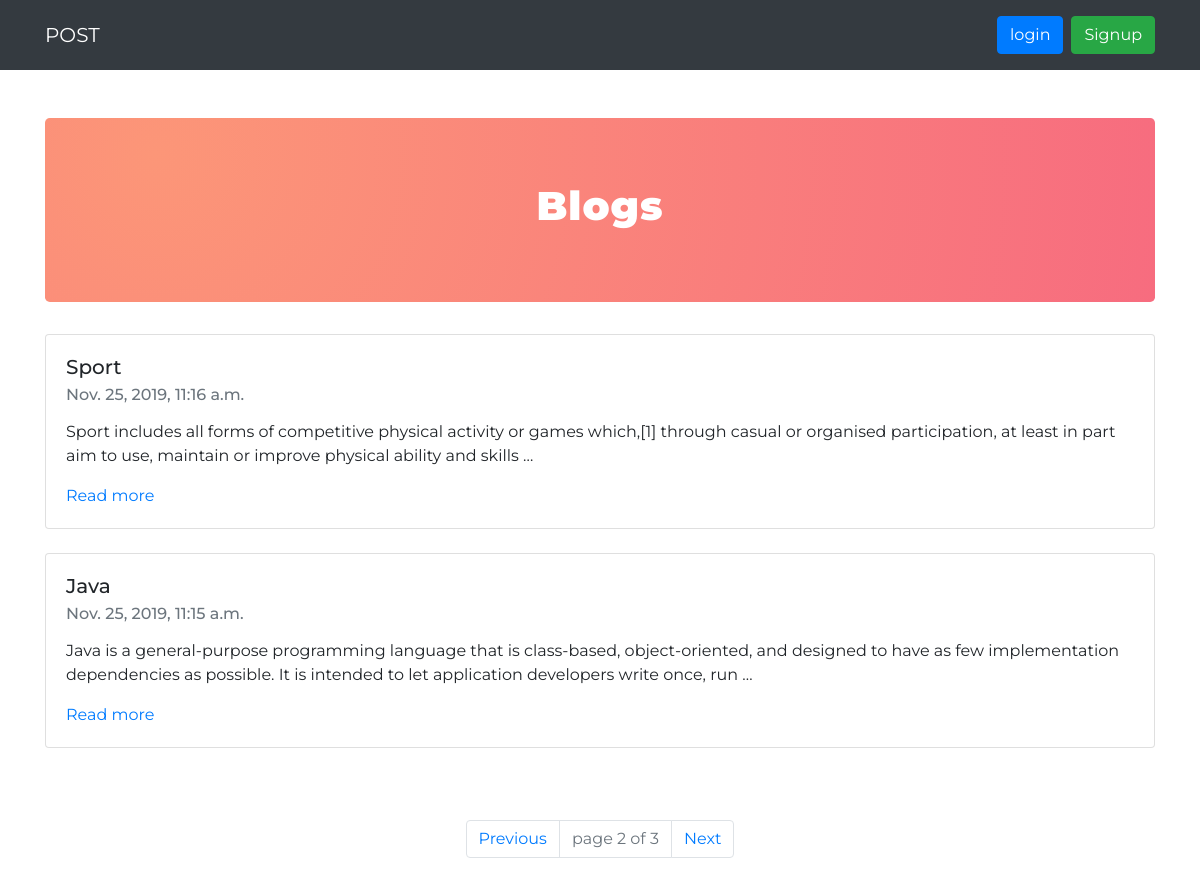
Screenshot of /?page=2 with the database file from the repository.
### blogapp/models.py (models this page shows, shortened)
class Post(models.Model):
    STATUS_CHOICE=(('draft','Draft'),('published','Published'))
    title=models.CharField(max_length=260)
    slug=models.SlugField(max_length=264,unique_for_date='publish')
    author=models.ForeignKey(User,related_name='blog_posts',on_delete=models.CASCADE)
    body=models.TextField()
    publish=models.DateTimeField(default=timezone.now)
    created=models.DateTimeField(auto_now_add=True)
    updated=models.DateTimeField(auto_now=True)
    status=models.CharField(max_length=20,choices=STATUS_CHOICE,default='draft')
    objects=CustomManager()
    class Meta:
        ordering=('-publish',)

### blogapp/views.py (the view)
# urls.py: path('',views.post_list),
def post_list(request):
    post_list=Post.objects.all()
    paginator=Paginator(post_list,2)
    page_number=request.GET.get('page')
    try:
        post_list=paginator.page(page_number)
    except PageNotAnInteger:
        post_list=paginator.page(1)
    except EmptyPage:
        post_list=paginator.page(paginator.num_page)
    return render(request,'blogapp/post_list.html',{'post_list':post_list})

### blogapp/models.py (called while the page is built)
    def get_queryset(self):
        return super().get_queryset().filter(status='published')

### templates/blogapp/post_list.html (shortened to what this page needs)
<!DOCTYPE html>
{% extends 'blogapp/base.html' %}
{% block content %}
    <div class="jumbotron blog-jumbo">
      <h1 class="text-center">Blogs</h1>
    </div>
    {% for post in post_list %}
    <div class="card mb-4">
      <div class="card-body">
        <h5 class="card-title" id="blog-title">{{post.title}}</h5>
        <h6 class="card-subtitle mb-2 text-muted">{{post.publish}}</h6>
        <p class="card-text">{{post.body | truncatewords:30 | linebreaks}}</p>
        <a href="/detail/{{post.id}}" class="card-link">Read more</a>
      </div>
    </div>
    {% endfor %}
    {% include 'blogapp/pagination.html' with page=post_list %}
{% endblock %}

### static/css/style.css (style rules this page uses)
body { background-repeat: no-repeat; background-size: cover; font-family: Montserrat; }
.jumbotron.blog-jumbo { background-image: radial-gradient( circle farthest-corner at 10% 20%, rgba(252,150,120,1) 0%, rgba(247,108,127,1) 100.4% ); cursor: pointer; }
.jumbotron.blog-jumbo h1 { font-weight: 900; color: #fff; letter-spacing: 1px; }
#blog-title { text-transform: capitalize; }

### rows the page displays
Post: title "Sport", publish "Nov. 25, 2019, 11:16 a.m.", body "Sport includes all forms of competitive physical activity or games which,[1] through casual or organised participation, at least in part aim to use, maintain or improve physical ability and skills …"
Post: title "Java", publish "Nov. 25, 2019, 11:15 a.m.", body "Java is a general-purpose programming language that is class-based, object-oriented, and designed to have as few implementation dependencies as possible. It is intended to let application developers write once, run …"

### other values shown
{{ page.number }} "2"
{{ page.paginator.num_pages }} "3"
